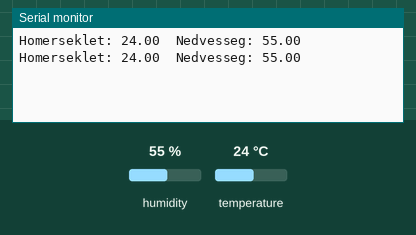
Simulated run of this sketch. Board: Arduino Uno, built with avr-gcc and run on an emulated ATmega328P. Parts: the last lines printed to the serial monitor. The test bench sets the inputs (shaded band); at power-on: humidity 55 %, temperature 24 °C.

Above: at 2.8 s.
2.9 s: humidity set to 22 %
At 5.0 s:
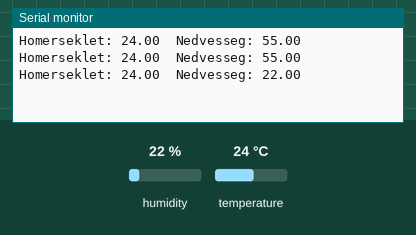
5.6 s: temperature set to 12 °C
At 7.4 s:
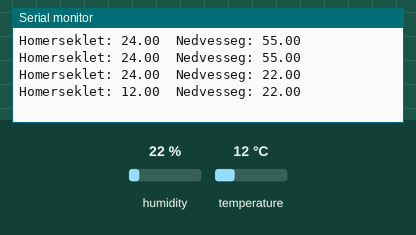
8.3 s: humidity set to 40 %
At 11.0 s:
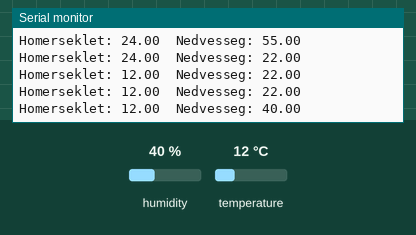
Timing chart, 0 to 12.5 s (numbered marks = the images above; inputs shaded):
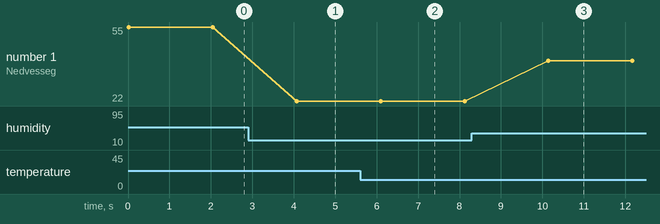

The sketch:

TemperatureSensorSketch.ino
```cpp
#include <dht.h>

dht DHT;

int TempSensorPin = 7;

void setup() {
  Serial.begin(9600);
}

void loop() {
  // Ez a sor kell, különben nem olvassa be az adatokat és minden 0 lesz.
  DHT.read11(TempSensorPin);
  Serial.print("Homerseklet: "); Serial.print(DHT.temperature); Serial.print("  ");
  Serial.print("Nedvesseg: "); Serial.print(DHT.humidity); Serial.print("  ");
  Serial.println("");

  // A leggyorsabb megengedett sebesség egy olvasás 2 másodpercenként
  delay(2000);
}
```

Measured:
- after the input at 2.9 s, the serial monitor: prints a new line after 1.2 s (image 1)
- after the input at 5.6 s, the serial monitor: prints a new line after 0.50 s (image 2)
- after the input at 8.3 s, the serial monitor: prints a new line after 1.8 s (image 3)
- plotted number 1: 55 → 22 after the input at 2.9 s, 22 → 40 after the input at 8.3 s
